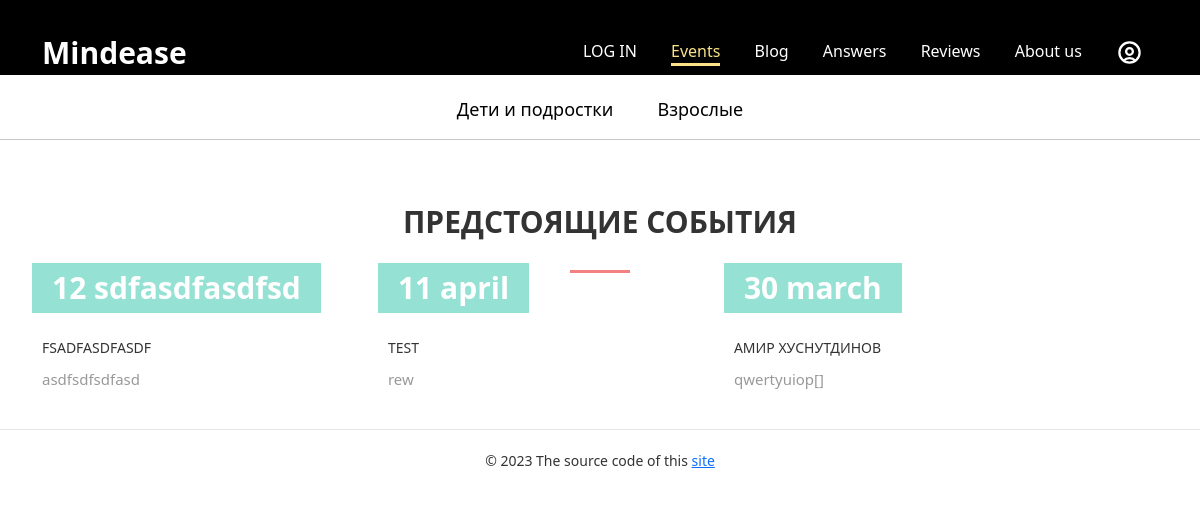
Screenshot of /events/ with the database file from the repository.
### Events/data/all_events.py (models this page shows)
class All_events(SqlAlchemyBase):
    __tablename__ = 'all'
    id = sqlalchemy.Column(sqlalchemy.Integer,
                           primary_key=True,
                           autoincrement=True)
    photo_name = sqlalchemy.Column(sqlalchemy.String, nullable=False)
    name = sqlalchemy.Column(sqlalchemy.String, nullable=False)
    signature = sqlalchemy.Column(sqlalchemy.String, nullable=False)
    link = sqlalchemy.Column(sqlalchemy.String, nullable=False)
    created_date = sqlalchemy.Column(sqlalchemy.String, nullable=False)

### server.py (the view)
@app.route('/events/')
def open_events():
    db_session_event.global_init("Events/db/activities.db")
    db_sess_all = db_session_event.create_session()
    all_events = db_sess_all.query(All_events)
    event_info = []
    page = request.args.get('page')
    file = None
    if page and page != '':
        file = 'event_example.html'
    for item in all_events:
        event_info.append([item.id,
                           item.photo_name,
                           item.name,
                           item.signature,
                           item.link,
                           item.created_date])
    return Events.events(event_info, file)

### Events/data/db_session_event.py (called while the page is built, shortened)
def global_init(db_file):
    global __factory
    if __factory:
        return

def create_session() -> Session:
    global __factory
    return __factory()

### Events/events.py (called while the page is built)
    @staticmethod
    def three_posts_funk(events_lst):
        count_of_columns = math.ceil(len(events_lst) / 3)
        count_of_posts = len(events_lst)
        three_posts = []
        start = 0
        end = 3
        blog_inform = events_lst[::-1]
        for i in range(count_of_columns):
            three_posts.append(blog_inform[start:end])
            if start + 3 <= count_of_posts:
                start += 3
            if end + 3 <= count_of_posts:
                end += 3
            elif end + 2 <= count_of_posts:
                end += 2
            elif end + 1 <= count_of_posts:
                end += 1
        return three_posts

    @staticmethod
    def events(events_lst, file):
        three_posts = Events.three_posts_funk(events_lst)
        event1 = event + '/?teen=1'
        event2 = event + '/?adult=1'
        if not file:
            return render_template('events.html', **params, ev_is_active='active',
                                   event1=event1,
                                   event2=event2,
                                   posts=three_posts, title='Events')
        else:
            return render_template(file, **params, ev_is_active='active', title='Events')

### templates/events.html (shortened to what this page needs)
{% extends "base.html" %}
{% block content %}
<br>
<br>
<br>
<br>
<div class="text-center">
    <nav class="nav2" id="nav2">
                <a class="nav__link2" href="{{event1}}">Дети и подростки</a>
                <a class="nav__link2" href="{{event2}}">Взрослые</a>
            </nav>
</div>
<hr>
<br>
<br>
    <div class="container">
        <div class="section__header">
            <h2 class="section__title">Предстоящие события</h2>
        </div>
        {% for items in posts %}
        <div class="blog">
            {% for item in items %}
        <div class="blog__item">
                <div class="blog__header">
                    <div class="blog__date">
                        <div class="blog__date-day">{{item[5]}}</div>
                    </div>
                </div>
                <div class="blog__content">
                    <div class="blog__title">
                        <a href="{{item[4]}}">{{item[2]}}</a>
                    </div>
                    <div class="blog__text">{{item[3]}}</div>
                </div>
            </div>
    {% endfor %}
            </div>
    {% endfor %}
    </div>
<br>
<footer><div class="copyright">
                © 2023 The source code of this <a href="https://github.com/AmirHusnutdinov/Peak-of-Reason">site</a>
            </div></footer>
<br>
{% endblock %}

### static/assets/css/style2.css (style rules this page uses)
body { margin: 0; font-family: 'Montserrat', sans-serif; font-size: 15px; line-height: 1.6; color: #333; }
*, *:before, *:after { box-sizing: border-box; }
h1, h2, h3, h4, h5, h6 { margin: 0; }
hr { display: block; width: 100%; height: 1px; margin: 40px 0; border: 0; background-color: #e5e5e5; }
.container { width: 100%; max-width: 1230px; padding: 0 15px; margin: 0 auto; }
.nav__link2 { display: inline-block; vertical-align: top; margin: 0 20px; position: relative; font-size: 18px; color: black; text-decoration: none; transition: color .1s linear; }
.nav__link2:after { content: ""; display: block; width: 100%; height: 3px; background-color: #95e1d3; opacity: 0; position: absolute; top: 100%; left: 0; z-index: 1; transition: opacity .1s linear; }
.section__header { width: 100%; max-width: 950px; margin: 0 auto 50px; text-align: center; }
.section__title { font-size: 30px; font-weight: 700; color: #333; text-transform: uppercase; }
.section__title:after { content: ""; display: block; width: 60px; height: 3px; margin: 30px auto; background-color: #f38181; }
.blog { display: flex; justify-content: left; }
.blog__item { width: 31%; padding-right:20px; }
.blog__header { position: relative; margin-bottom: 14px; }
.blog__date { padding: 10px 20px; background-color: #95e1d3; font-style: italic; font-size: 15px; color: #fff; font-weight: 300; text-align: center; position: absolute; bottom: 10px; left: -10px; z-index: 1; }
.blog__date-day { font-size: 30px; line-height: 1; font-weight: 700; font-style: normal; }
.blog__content { margin-bottom: 14px; }
.blog__title { margin-bottom: 10px; font-size: 14px; color: #333; text-transform: uppercase; }
.blog__title a { color: inherit; text-decoration: none; }
.blog__text { font-size: 15px; color: #999; }
.copyright { padding: 20px 0; border-top: 1px solid #e5e5e5; font-size: 14px; color: #333; text-align: center; }
body { background: #edf2f7; }

### rows the page displays
All_events: created_date "12 sdfasdfasdfsd", name "FSADFASDFASDF", signature "asdfsdfsdfasd"
All_events: created_date "11 april", name "TEST", signature "rew"
All_events: created_date "30 march", name "АМИР ХУСНУТДИНОВ", signature "qwertyuiop[]"
